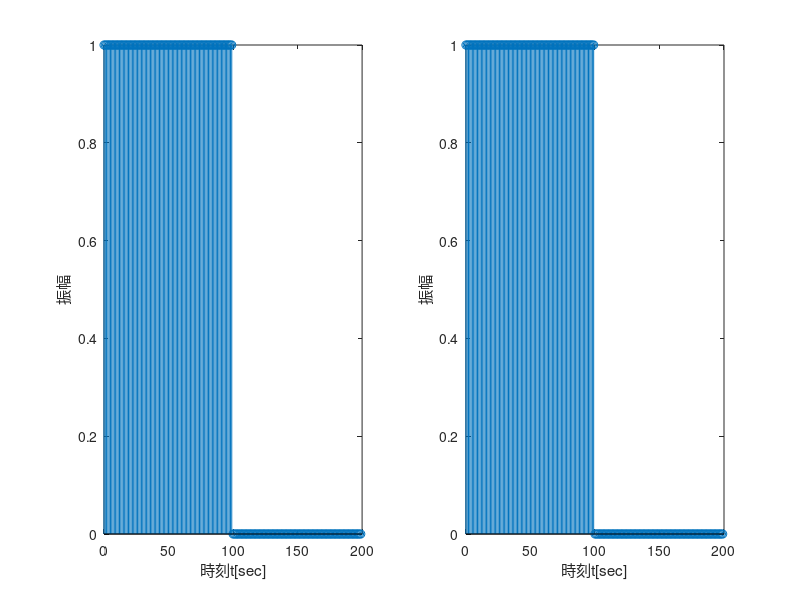
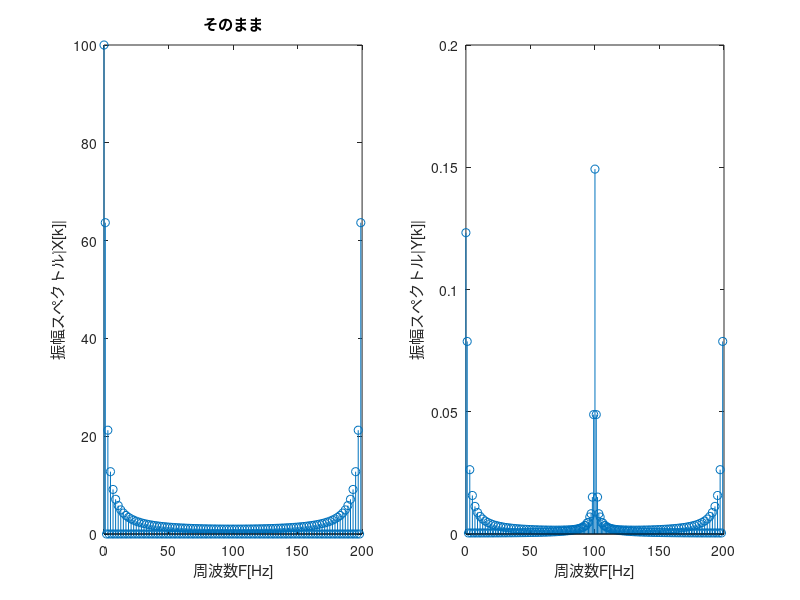
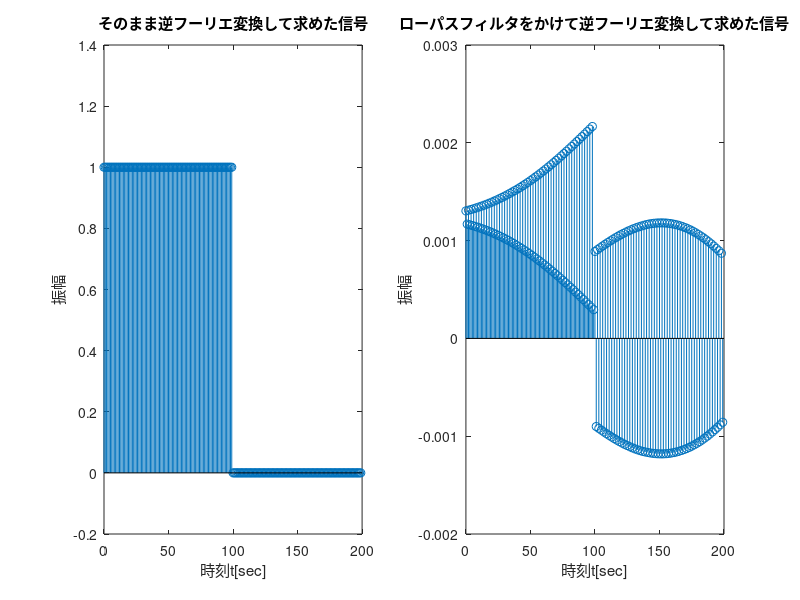

These charts were generated, in order, by the following MATLAB code:

T0=1;
F0 = 1/ T0;
N = 200;
Ts = 1/N;
n = 0:N-1;

yn = zeros(N,1);
for c = 1:N/2
    yn(c,1) = 1;
end
figure(1);
subplot(1,2,1);
stem(n,yn);
xlabel("時刻t[sec]");
ylabel("振幅");
%----------4------------
N=200;
k=0:N-1;
omega = 2 * pi * k /N;
f = omega / 2/ pi;
Fs = 1/Ts;
Omega = omega * Fs;
F = Omega /2/pi;
%-----------3----------------
N=200;
Xk = fft(yn,N);
amp = abs(Xk);
phase = angle(fix(Xk));
ynre = ifft(Xk,N);
subplot(1,2,2);
stem(n* 1,ynre);
xlabel("時刻t[sec]");
ylabel("振幅");
ylim([0,1]);
%^---------------------------------
figure(2);
subplot(1,2,1);
stem(F, amp);
xlabel("周波数F[Hz]");
ylabel("振幅スペクトル|X[k]|");
title("そのまま");
subplot(1,2,2);
load('DSP3_AH.mat');
lp = conv(yn,h_lpf);
Xyk = fft(lp,N);
%Xyk = fft(yn,N);
%Xyk = conv(Xyk,h_lpf);
ampy = abs(Xyk);
stem(F, ampy);
xlabel("周波数F[Hz]");
ylabel("振幅スペクトル|Y[k]|");
%------------------------------
figure(3);
subplot(1,2,1);
stem(n,ynre);
xlabel("時刻t[sec]");
ylabel("振幅")
title("そのまま逆フーリエ変換して求めた信号");
ynrek = ifft(Xyk,N);
subplot(1,2,2);
stem(n* 1,ynrek);
xlabel("時刻t[sec]");
ylabel("振幅");
title("ローパスフィルタをかけて逆フーリエ変換して求めた信号");


